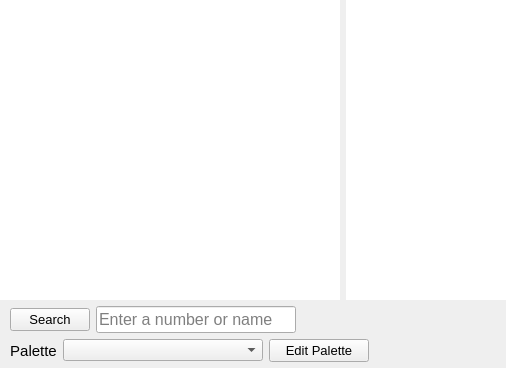
     <widget class="QWidget" name="_101">
      <attribute name="title">
       <string>Layer</string>
      </attribute>
      <layout class="QVBoxLayout" name="verticalLayout_4">
       <property name="spacing">
        <number>6</number>
       </property>
       <property name="leftMargin">
        <number>0</number>
       </property>
       <property name="topMargin">
        <number>0</number>
       </property>
       <property name="rightMargin">
        <number>0</number>
       </property>
       <property name="bottomMargin">
        <number>6</number>
       </property>
       <item>
        <layout class="QHBoxLayout" name="horizontalLayout_12">
         <item>
          <widget class="QTableView" name="_1111">
           <property name="sizePolicy">
            <sizepolicy hsizetype="Preferred" vsizetype="Expanding">
             <horstretch>0</horstretch>
             <verstretch>0</verstretch>
            </sizepolicy>
           </property>
           <property name="minimumSize">
            <size>
             <width>340</width>
             <height>300</height>
            </size>
           </property>
           <property name="maximumSize">
            <size>
             <width>10000</width>
             <height>10000</height>
            </size>
           </property>
           <property name="font">
            <font>
             <family>Arial</family>
             <pointsize>11</pointsize>
            </font>
           </property>
           <property name="contextMenuPolicy">
            <enum>Qt::DefaultContextMenu</enum>
           </property>
           <property name="frameShape">
            <enum>QFrame::NoFrame</enum>
           </property>
           <property name="frameShadow">
            <enum>QFrame::Plain</enum>
           </property>
           <property name="lineWidth">
            <number>0</number>
           </property>
           <property name="verticalScrollBarPolicy">
            <enum>Qt::ScrollBarAlwaysOff</enum>
           </property>
           <property name="horizontalScrollBarPolicy">
            <enum>Qt::ScrollBarAlwaysOff</enum>
           </property>
           <property name="autoScroll">
            <bool>true</bool>
           </property>
           <property name="editTriggers">
            <set>QAbstractItemView::EditKeyPressed|QAbstractItemView::SelectedClicked</set>
           </property>
           <property name="showDropIndicator" stdset="0">
            <bool>false</bool>
           </property>
           <property name="dragDropOverwriteMode">
            <bool>false</bool>
           </property>
           <property name="alternatingRowColors">
            <bool>true</bool>
           </property>
           <property name="selectionMode">
            <enum>QAbstractItemView::SingleSelection</enum>
           </property>
           <property name="selectionBehavior">
            <enum>QAbstractItemView::SelectRows</enum>
           </property>
           <property name="showGrid">
            <bool>false</bool>
           </property>
           <property name="sortingEnabled">
            <bool>false</bool>
           </property>
           <property name="wordWrap">
            <bool>false</bool>
           </property>
           <attribute name="horizontalHeaderMinimumSectionSize">
            <number>20</number>
           </attribute>
           <attribute name="horizontalHeaderDefaultSectionSize">
            <number>20</number>
           </attribute>
           <attribute name="horizontalHeaderHighlightSections">
            <bool>false</bool>
           </attribute>
           <attribute name="horizontalHeaderShowSortIndicator" stdset="0">
            <bool>false</bool>
           </attribute>
           <attribute name="verticalHeaderVisible">
            <bool>false</bool>
           </attribute>
           <attribute name="verticalHeaderHighlightSections">
            <bool>false</bool>
           </attribute>
          </widget>
         </item>
         <item>
          <widget class="QTableView" name="_1112">
           <property name="sizePolicy">
            <sizepolicy hsizetype="Fixed" vsizetype="Preferred">
             <horstretch>0</horstretch>
             <verstretch>0</verstretch>
            </sizepolicy>
           </property>
           <property name="minimumSize">
            <size>
             <width>160</width>
             <height>300</height>
            </size>
           </property>
           <property name="maximumSize">
            <size>
             <width>160</width>
             <height>16777215</height>
            </size>
           </property>
           <property name="font">
            <font>
             <family>Arial</family>
             <pointsize>11</pointsize>
            </font>
           </property>
           <property name="frameShape">
            <enum>QFrame::NoFrame</enum>
           </property>
           <property name="frameShadow">
            <enum>QFrame::Plain</enum>
           </property>
           <property name="lineWidth">
            <number>0</number>
           </property>
           <property name="horizontalScrollBarPolicy">
            <enum>Qt::ScrollBarAlwaysOff</enum>
           </property>
           <property name="alternatingRowColors">
            <bool>true</bool>
           </property>
           <property name="showGrid">
            <bool>false</bool>
           </property>
           <attribute name="horizontalHeaderHighlightSections">
            <bool>false</bool>
           </attribute>
           <attribute name="verticalHeaderVisible">
            <bool>false</bool>
           </attribute>
           <attribute name="verticalHeaderHighlightSections">
            <bool>false</bool>
           </attribute>
          </widget>
         </item>
        </layout>
       </item>
       <item>
        <layout class="QHBoxLayout" name="horizontalLayout_11">
         <property name="leftMargin">
          <number>10</number>
         </property>
         <item>
          <widget class="QPushButton" name="_115">
           <property name="sizePolicy">
            <sizepolicy hsizetype="Maximum" vsizetype="Fixed">
             <horstretch>0</horstretch>
             <verstretch>0</verstretch>
            </sizepolicy>
           </property>
           <property name="font">
            <font>
             <family>Arial</family>
             <pointsize>10</pointsize>
            </font>
           </property>
           <property name="text">
            <string>Search</string>
           </property>
           <property name="autoDefault">
            <bool>false</bool>
           </property>
          </widget>
         </item>
         <item>
          <widget class="QLineEdit" name="_116">
           <property name="sizePolicy">
            <sizepolicy hsizetype="Minimum" vsizetype="Fixed">
             <horstretch>0</horstretch>
             <verstretch>0</verstretch>
            </sizepolicy>
           </property>
           <property name="minimumSize">
            <size>
             <width>200</width>
             <height>0</height>
            </size>
           </property>
           <property name="font">
            <font>
             <pointsize>12</pointsize>
            </font>
           </property>
           <property name="placeholderText">
            <string>Enter a number or name</string>
           </property>
          </widget>
         </item>
         <item>
          <spacer name="horizontalSpacer_8">
           <property name="orientation">
            <enum>Qt::Horizontal</enum>
           </property>
           <property name="sizeHint" stdset="0">
            <size>
             <width>86</width>
             <height>20</height>
            </size>
           </property>
          </spacer>
         </item>
        </layout>
       </item>
       <item>
        <layout class="QHBoxLayout" name="horizontalLayout_10">
         <property name="leftMargin">
          <number>10</number>
         </property>
         <item>
          <widget class="QLabel" name="_108_label">
           <property name="font">
            <font>
             <family>Arial</family>
             <pointsize>11</pointsize>
            </font>
           </property>
           <property name="text">
            <string>Palette</string>
           </property>
           <property name="alignment">
            <set>Qt::AlignCenter</set>
           </property>
          </widget>
         </item>
         <item>
          <widget class="QComboBox" name="_108">
           <property name="sizePolicy">
            <sizepolicy hsizetype="Minimum" vsizetype="Fixed">
             <horstretch>0</horstretch>
             <verstretch>0</verstretch>
            </sizepolicy>
           </property>
           <property name="minimumSize">
            <size>
             <width>200</width>
             <height>0</height>
            </size>
           </property>
          </widget>
         </item>
         <item>
          <widget class="QPushButton" name="_113">
           <property name="sizePolicy">
            <sizepolicy hsizetype="Maximum" vsizetype="Fixed">
             <horstretch>0</horstretch>
             <verstretch>0</verstretch>
            </sizepolicy>
           </property>
           <property name="minimumSize">
            <size>
             <width>100</width>
             <height>0</height>
            </size>
           </property>
           <property name="font">
            <font>
             <family>Arial</family>
             <pointsize>10</pointsize>
            </font>
           </property>
           <property name="text">
            <string>Edit Palette</string>
           </property>
           <property name="autoDefault">
            <bool>false</bool>
           </property>
          </widget>
         </item>
         <item>
          <spacer name="horizontalSpacer_7">
           <property name="orientation">
            <enum>Qt::Horizontal</enum>
           </property>
           <property name="sizeHint" stdset="0">
            <size>
             <width>100</width>
             <height>20</height>
            </size>
           </property>
          </spacer>
         </item>
        </layout>
       </item>
      </layout>
     </widget>
